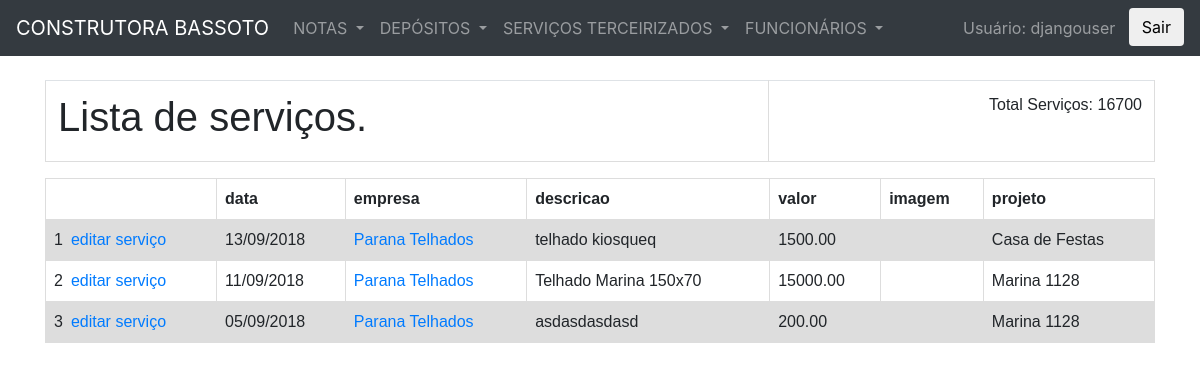
The page /serv_terc/servico_list/ (signed in) on the database its author committed.
### notas/models.py (models this page shows, shortened)
class ServicoTerceirizado(models.Model):
	data = models.DateField(
		blank=True
		)
	descricao = models.CharField(
		max_length=150
		)
	valor = models.DecimalField(
		max_digits=10,
		decimal_places=2,
		blank=True
		)
	imagem = models.FileField(
		upload_to='servicos_terceirizados',
		blank=True
		)
	projeto = models.ForeignKey(
		'Projeto',
		on_delete=models.SET_NULL,
		null=True
		)
	empresa = models.ForeignKey(
		'EmpresaServico',
		on_delete=models.SET_NULL,
		null=True
		)

class EmpresaServico(models.Model):
	nome = models.CharField(
		max_length=40
		)
	contato = models.CharField(
		max_length=30
	)
	telefone = models.CharField(
		max_length=17,
		blank=True
		)
	telefone2 = models.CharField(
		max_length=17,
		blank=True
		)
	email = models.EmailField(
		max_length=70,
		blank=True
		)
	descricao = models.CharField(
		max_length=150,
		blank=True
		)
	imagem = models.FileField(
		upload_to='empresas_servicos',
		blank=True,
		)

class Projeto(models.Model):
	nome = models.CharField(
		max_length=30
		)
	def __str__(self):
		return self.nome

### notas/views.py (the view)
# urls.py: path('serv_terc/servico_list/', views.servico_list, name='servico_list'),
@login_required
def servico_list(request, ):
    servicos = ServicoTerceirizado.objects.all()
    servicos = servicos.order_by('-data')
    empresa = request.GET.get('empresa', None)
    if empresa:
        servicos = servicos.filter(empresa = empresa)
    if not servicos:
        total_servicos = "nenhum serviço"
    else:
        total_servicos = servicos.aggregate(Sum('valor'))
        total_servicos = total_servicos['valor__sum']
    context = {
        'servicos': servicos,
        'total_servicos': total_servicos,
        'media_url':"/media/"
        }
    return render(request, 'servicos/servico_list.html', context)

### Z_construtoraBassotoFiles/notas/templates/servicos/servico_list.html (shortened to what this page needs)
{% extends 'notas/base.html' %}
{% block content %}
    <table class="table" border="0">
        <tr>
        <td>
            <h1>Lista de serviços.</h1>
        </td>
        <td>
            <p class="semespaco" align="right">Total Serviços: {{ total_servicos }}</p>
        </td>
        </tr>
    </table>
<div class="post">
	<table class="indice">
		<tr>
			<th></th>
			<th>data</th>
			<th>empresa</th>
			<th>descricao</th>
			<th>valor</th>
			<th>imagem</th>
			<th>projeto</th>
		</tr>
		{% for servico in servicos %}
			<tr>
				{% if perms.notas.can_change %}
					<td><a href="{% url 'notas:servico_edit' servico.pk %}">editar serviço</td>
				{% else%}
					<td> </td>
				{% endif %}
				<td>{{ servico.data|date:"d/m/Y" }}</td>
				{% if servico.empresa %}
					{% if perms.notas.can_change %}
						<td><a href="{% url 'notas:empresa_edit' servico.empresa.pk %}">{{ servico.empresa.nome }}
            </div></td>
					{% else%}
						<td>{{ servico.empresa.nome }}</td>
					{% endif %}
				{% else %}
					<td>Nenhuma empresa associada</td>
				{% endif %}
				<td>{{ servico.descricao }}</td>
				<td>{{ servico.valor }}</td>
				<td><a href="{{ media_url }}{{ servico.imagem }}">{% if  servico.imagem %} imagem {% endif %}</td>
				<td>{{ servico.projeto }}</td>
			</tr>
		{% endfor %}
{% endblock %}

### Z_construtoraBassotoFiles/notas/templates/notas/base.html (shortened to what this page needs)
{% load static %}
<!doctype html>
<html>
	<head>
    <link rel="stylesheet" href="https://stackpath.bootstrapcdn.com/bootstrap/4.1.0/css/bootstrap.min.css">
  <link rel="stylesheet" href="https://use.fontawesome.com/releases/v5.0.13/css/all.css">
	</head>
	<body>
<nav class="navbar navbar-expand-sm bg-dark navbar-dark">
  </button> <a class="navbar-brand" href="{% url 'notas:nota_list' %}">CONSTRUTORA BASSOTO</a>
  <div class="collapse navbar-collapse" id="collapsibleNavbar">
  <ul class="navbar-nav">
    <li class="nav-item dropdown">
      <a class="nav-link dropdown-toggle" href="#" id="navbardrop" data-toggle="dropdown">
        NOTAS
      </a>
    </li>
    <li class="nav-item dropdown">
      <a class="nav-link dropdown-toggle" href="#" id="navbardrop" data-toggle="dropdown">
        DEPÓSITOS
      </a>
    </li>
    <li class="nav-item dropdown">
      <a class="nav-link dropdown-toggle" href="#" id="navbardrop" data-toggle="dropdown">
        SERVIÇOS TERCEIRIZADOS
      </a>
    </li>
    <li class="nav-item dropdown">
      <a class="nav-link dropdown-toggle" href="#" id="navbardrop" data-toggle="dropdown">
        FUNCIONÁRIOS
      </a>
  </ul>
      <li class="navbar-nav ml-auto">
        {% if user.is_authenticated %}
          <div class="navbar-text">Usuário: {{ user.get_username }}&nbsp;&nbsp;&nbsp;</div>
            <form action="{% url 'logout'%}?next={{request.path}}" method="get">
              <button type="submit" class="btn btn-default navbar-btn" >Sair</button>
            </form>
        {% else %}
            <form action="{% url 'login'%}?next={{request.path}}" method="get">
              <button type="submit" class="btn btn-default navbar-btn" >Sair</button>
            </form>
        {% endif %}
    </li>
  </div>
</nav>
<br>
		<div class="container">
			<main>
				{% block content %}
        {% endblock %}
 	</body>
</html>

### Z_construtoraBassotoFiles/notas/templates/notas/base.html (style rules this page uses)
table { font-family: arial, sans-serif; border-collapse: collapse; width: 100%; }
td, th { border: 1px solid #dddddd; text-align: left; padding: 8px; }
tr:nth-child(even) { background-color: #dddddd; }
p.semespaco { margin: 0; padding: 0; }
table.indice { counter-reset: rowNumber; }
table.indice tr:not(:first-child) { counter-increment: rowNumber; }
table.indice tr td:first-child::before { content: counter(rowNumber); min-width: 1em; margin-right: 0.5em; }

### rows shown on the page
ServicoTerceirizado: data "13/09/2018", empresa.nome "Parana Telhados", descricao "telhado kiosqueq", valor "1500.00", projeto "Casa de Festas"
ServicoTerceirizado: data "11/09/2018", empresa.nome "Parana Telhados", descricao "Telhado Marina 150x70", valor "15000.00", projeto "Marina 1128"
ServicoTerceirizado: data "05/09/2018", empresa.nome "Parana Telhados", descricao "asdasdasdasd", valor "200.00", projeto "Marina 1128"

### other values the page prints
{{ user.get_username }} "djangouser"
{{ total_servicos }} "16700"
